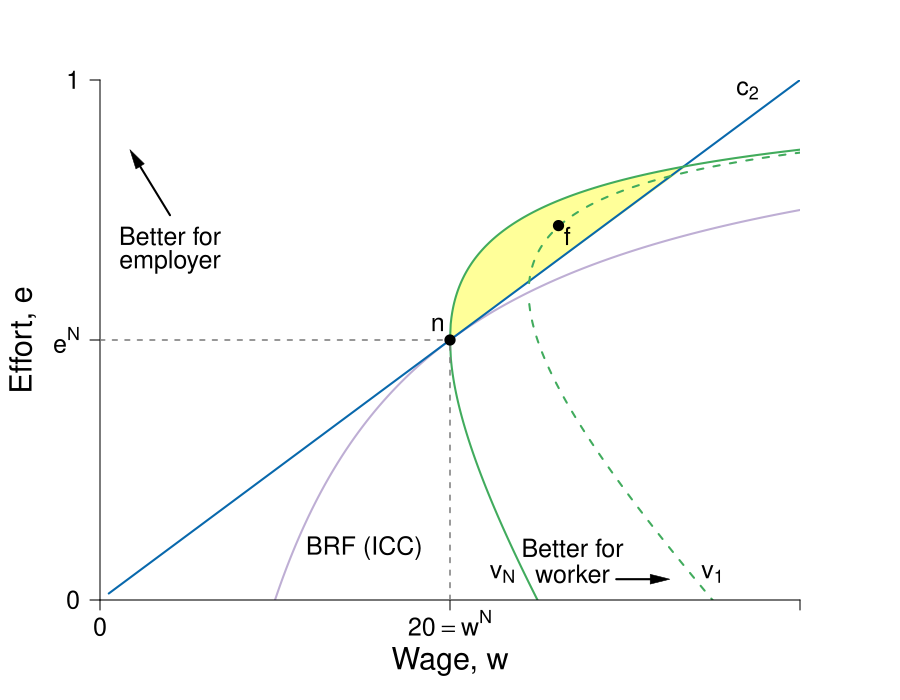

Write R code to recreate this figure.
require(shape)
pdf(file = "capitalism/marginfigure.pdf", width = 9, height = 7)

#Set parameters for graphics
axislabelsize <- 1.8
labelsize <- 1.5
namesize <- 1.8
annotatesize <- 1.5
graphlinewidth <- 2
segmentlinewidth <- 1.5

#The equation is below when v = 0. See Wolfram Alpha output. 
isov <- function(w, delta = 5) {
  (w - delta)/w
}

isovhigh1 <- function(w, delta = 5, v = 30){
  (sqrt(w^2 - 4 * delta * v) - w + 2*v)/( 2 * v )
}

isovlow1 <- function(w, delta = 5, v = 30){
  (-sqrt(w^2 - 4 * delta * v) - w + 2*v)/( 2 * v )
}

isovhigh2 <- function(w, delta = 5, v = 15){
  (sqrt(w^2 - 4 * delta * v) - w + 2*v)/( 2 * v )
}

isovlow2 <- function(w, delta = 5, v = 15){
  (-sqrt(w^2 - 4 * delta * v) - w + 2*v)/( 2 * v )
}

isovhigh3 <- function(w, delta = 5, v = 20){
  (sqrt(w^2 - 4 * delta * v) - w + 2*v)/( 2 * v )
}

isovlow3 <- function(w, delta = 5, v = 20){
  (-sqrt(w^2 - 4 * delta * v) - w + 2*v)/( 2 * v )
}

brfFn <- function(w, delta = 5) {
  1 - (2*delta) /w
}

isovhigh <- function(w, delta = 5, v = 20){
  (sqrt(w^2 - 4 * delta * v) - w + 2*v)/(2 * v )
}

#This is evaluated for p = 12; q = 12/(8*sqrt(12^2 - 4*delta1*v1)) - 1/8 for the slope
#At p = 12; q = (-sqrt(12^2 - 4*v1*delta1) - 12 + 2*v1)/(2*v1) = 0.799
tangencyLine <- function(w){
  (w*(0.05))
}

solowCondition2 <- function(w, delta = 5){
  (w*(1/(8*delta)))
}

solowCondition1 <- function(w, delta = 5, slope = 4){
  (w*(1/(slope*delta)))
}
PCFn <- function(delta, mu = 16) {
  delta/mu
}

COL <- c("#f7fcf5", "#e5f5e0", "#c7e9c0", "#a1d99b", "#74c476", "#41ab5d", "#238b45", "#005a32", "#ffff99")
#COL <- c("#7fc97f", "#beaed4", "#fdc086", "#ffff99", "#386cb0", "#f0027f", "#bf5b17", "#666666")
COLA <- c("#e0f3db", "#99d8c9","#66c2a4","#41ae76", "#238b45", "#005824")
COLB <- c("#c6dbef", "#4eb3d3", "#2b8cbe", "#0868ac","#084081")
COLC <- c("#fcfbfd", "#efedf5", "#dadaeb", "#bcbddc", "#9e9ac8", "#807dba", "#6a51a3", "#54278f", "#3f007d")
grays <- gray.colors(25, start = 1, end = 0)

grays <- gray.colors(25, start = 1, end = 0)
par(mar =  c(5, 5, 4, 5))
xlims <- c(0, 40)
ylims <- c(0, 1)

plot(0, 0, xlim = xlims, ylim = ylims, type = "n",
     xlab = expression(paste("Wage, ", w)),
     ylab = expression(paste("Effort, ", e)),
     xaxt = "n", 
     yaxt = "n", 
     cex.lab = axislabelsize, 
     line = 3,
     bty = "n", 
     xaxs="i", 
     yaxs="i")


npts <- 500 
npts2 <- 501
#Specify the sequences of points for graphing. 
xx0 <- seq(5, xlims[2], length.out = npts)
xx1 <- seq(10, xlims[2], length.out = npts)
xx2 <- seq(5, 15, length.out = npts)
xx3 <- seq(10, xlims[2], length.out = npts2)
xx4 <- seq(xlims[1], 10, length.out = npts2)
#For below, I solved sqrt(p^2 - 200) - p + 200/p = 0, getting p = 10*sqrt(2) = 14.14214
xx5 <- seq(18.43909, xlims[2], length.out = npts2)
xx6 <- seq(18.43909, 41, length.out = npts2)
xx7 <- seq(20, xlims[2], length.out = npts2)
xx8 <- seq(xlims[1], 25, length.out = npts2)
xx9 <- seq(xlims[1] + 0.5, xlims[2], length.out = npts2)
yy1 <- isovhigh(xx7, delta = 5, v = 20)
xx10 <- seq(xlims[1], 20, length.out = npts)


polygon(c(xx7, xx7[340]), c(yy1, yy1[340]), col = COL[9], density = NULL, border = NA)

#Draw the lines for the graphs
lines(xx1, brfFn(xx1), col = "#beaed4", lwd = graphlinewidth)
#lines(xx0, isov(xx0, delta = 5), col = COL[6], lwd = graphlinewidth)

lines(xx9, solowCondition2(xx9, delta = 5), col = COLB[4], lwd = graphlinewidth)
#lines(xx10, solowCondition1(xx10, delta = 5), col = COLB[4], lwd = graphlinewidth)
#lines(xx3, isovhigh1(xx3, v = 5, delta = 5), col = COL[4], lwd = graphlinewidth)
#lines(xx4, isovlow1(xx4, v = 5, delta = 5), col = COL[4], lwd = graphlinewidth)
#lines(xx5, isovhigh2(xx5, v = 17, delta = 5), col = COL[5], lwd = graphlinewidth)
#lines(xx6, isovlow2(xx6, v = 17, delta = 5), col = COL[5], lwd = graphlinewidth)
lines(xx7, isovhigh3(xx7, v = 20, delta = 5), col = COL[6], lwd = graphlinewidth)
lines(xx8, isovlow3(xx8, v = 20, delta = 5), col = COL[6], lwd = graphlinewidth)
lines(xx5, isovhigh1(xx5, v = 30, delta = 5), col = COL[6], lwd = graphlinewidth, lty = 2)
lines(xx6, isovlow1(xx6, v = 30, delta = 5), col = COL[6], lwd = graphlinewidth, lty = 2)

#Customize ticks and labels for the plot
ticksy <- c(0,  0.5, 1)
#ylabels <- c(0, expression(paste(frac(1,2))), 1)
ylabels <- c(0,  expression(paste(e^N)), 1 )
ticksx <- c(0, NA, NA, 20, 40)
xlabels <- c(0, NA ,NA,  expression(paste(20 == w^N)) , NA)
axis(1, at = ticksx, pos = 0, labels = xlabels, cex.axis = labelsize)
axis(2, at = ticksy, pos = 0, labels = ylabels, las = 1, cex.axis = labelsize)

#Annotation of  the three graphs and the NE
#text(25, 0.97, expression(paste("Slope: ", frac(e, w))), cex = labelsize, xpd = TRUE)
#text(25, 0.92, expression(paste(frac(e, w))), cex = labelsize)
#Arrows(29, 0.97, 34, 0.97,  col = "black", lty = 1, lwd = 2, arr.type = "triangle")

text(23, 0.05, expression(paste(v[N])), cex = labelsize)
#Arrows(34, 0.65, 30, 0.65, col = "black", lty = 1, lwd = 2, arr.type = "triangle", arr.lwd = 0.5)
text(15.1, 0.1, expression(paste("BRF (ICC)")), cex = labelsize, xpd = TRUE)
#text(37, 0.77, expression(paste("BRF (ICC)")), cex = labelsize, xpd = TRUE)
#text(38, 0.6, expression(paste("function (ICC):")), cex = labelsize, xpd = TRUE)
#text(38, 0.65, expression(paste("Slope: ", frac(Delta*e,Delta*w))), cex = labelsize, xpd = TRUE)
text(35, 0.05, expression(paste(v[1])), cex = annotatesize)
text(37, 0.98, expression(paste(c[2])), cex = annotatesize)
#text(18, 0.98, expression(paste(c[1])), cex = annotatesize)
#text(4, 0.38, expression("Participation"), cex = labelsize-0.05)
#text(3.5, 0.35, expression("PC:"), cex = labelsize-0.05)
#text(3.5, 0.29, expression(paste(v[0] == u[0],phantom() == 0)), cex = labelsize)
#text(4.4, 0.23, expression(paste(phantom() == 0)), cex = labelsize)



#Lines for the coordinates of the Nash equilbrium
#segments(5, 0, 5, 1, lty = 2, col = "darkgray", lwd = 3)
#segments(10, 0, 10, 0.2, lty = 2, col = "darkgray", lwd = 2)
segments(20, 0, 20, 0.5, lty = 2, col = grays[20], lwd = segmentlinewidth)
segments(0, 0.5, 20, 0.5, lty = 2, col = grays[20], lwd = segmentlinewidth)
#segments(14.14214, 0.15, 14.14214, 0.45, lty = 2, col = "darkgray", lwd = 3)
text(19.3, 0.53, expression(n), cex = labelsize)
#text(13.8, 0.57, expression(paste("Incomplete contract")),cex = labelsize)
#text(14.2, 0.52, expression(paste("Nash equilibrium")),cex = labelsize)

#text(26.7, 0.5, expression(paste("foc: ", "  ", frac(Delta*e,Delta*w),phantom()==frac(e, w))), cex = labelsize, xpd = TRUE)
#Arrows(22.5, 0.5, 20.9, 0.5, col = "black", lty = 1, lwd = 2, arr.type = "triangle", arr.lwd = 0.5)


#Arrows and rent label
# 
# Arrows(15, 0.8, 10.8, 0.8,  col = "black", lty = 1, lwd = 2, arr.type = "triangle")
# text(14.8, 0.95, expression(paste("Rent at")))
# text(14.8, 0.9, expression(paste("Incomplete Contract")))
# text(14.8, 0.85, expression(paste("Nash Equilibrium")))

#Arrows and slope of iso-v label
#Arrows(31, 0.30, 29, 0.30,  col = "black", lty = 1, lwd = 2, arr.type = "triangle")
#text(35, 0.30, expression(paste("Slope: ", -frac(v[w], v[e]))), cex = labelsize, xpd =TRUE)
#text(38.5, 0.17, expression(paste(phantom() == "-mrs ")), cex = labelsize, xpd = TRUE)
#text(36, 0.22, expression(paste(phantom() == -frac(v[w], v[e]))), cex = labelsize, xpd = TRUE)

#points(10, PCFn(delta = 4, mu = 8), pch = 16, col = "black", cex = labelsize)
#text(9, PCFn(delta = 4, mu = 8) + 0.03, expression(paste(c)),cex = labelsize)

#Add a point for the NE
points(20, 0.5, pch = 16, col = "black", cex = 1.5)

#segments(18.4, 0, 18.4, 0.75, lty = 2, col = "darkgray", lwd = 2)
#segments(0, brfFn(w = 18.4), 18.4, brfFn(w = 18.4), lty = 2, col = "darkgray", lwd = 2)
#points(18.4, brfFn(w = 18.4), pch = 16, col = "black", cex = 1.5)

#Add a point for b & complete contract NE label
#points(10, 0.5, pch = 16, col = "black", cex = 1.5)
#text(10.5, 0.47, expression(b))
# text(5, 0.58, expression(paste("Complete Contract")))
# text(5, 0.53, expression(paste("Nash equilibrium")))

#Add a point for c
#Figure out q for p = 14.14214: q = 1 - 2delta/p = 1 - (2*5)/14.14214 =  0.2928934
#points(20, 0.1839422, pch = 16, col = "black", cex = 1.5)
#text(20.8, 0.1839422, expression(c))

points(26.2, 0.72, pch = 16, col = "black", cex = 1.5)
text(26.2 + 0.5, 0.72 - 0.02, expression(f), cex = labelsize)
#points(22, isovlow3(22, v = 20, delta = 5), pch = 16, col = "black", cex = 1.5)
#text(22 + 0.8, isovlow3(22, v = 20, delta = 5) + 0.02, expression(b), cex = labelsize)

#points(10, PCFn(delta = 4, mu = 8), pch = 16, col = "black", cex = labelsize)
#text(9.5, PCFn(delta = 4, mu = 8) + 0.03, expression(paste(c)),cex = labelsize)


#Label the feasible frontier
text(4, 0.7, expression("Better for"), cex = labelsize)
text(4, 0.65, expression("employer"), cex = labelsize)
Arrows(4, 0.74, 2, 0.85, col = "black", lty = 1, lwd = 2, arr.type = "triangle", arr.lwd = 0.5)

text(27, 0.10, expression("Better for"), cex = labelsize, xpd = TRUE)
text(27, 0.05, expression("worker"), cex = labelsize, xpd = TRUE)
Arrows(29.5, 0.04, 32, 0.04, col = "black", lty = 1, lwd = 2, arr.type = "triangle", arr.lwd = 0.5, xpd = TRUE)


#Add a point for f. referred to in the text
#points(12, 0.82, pch = 16, col = "black", cex = 1.2)
#text(12, 0.85, expression(paste("NE")))

#Arrow to Pareto-improving Lens
#Arrows(20, 0.8, 23.8, 0.68, col = "black", lty = 1, lwd = 3)
#text(20, 0.82, expression(paste("Pareto-Improving Lens")))

dev.off()
